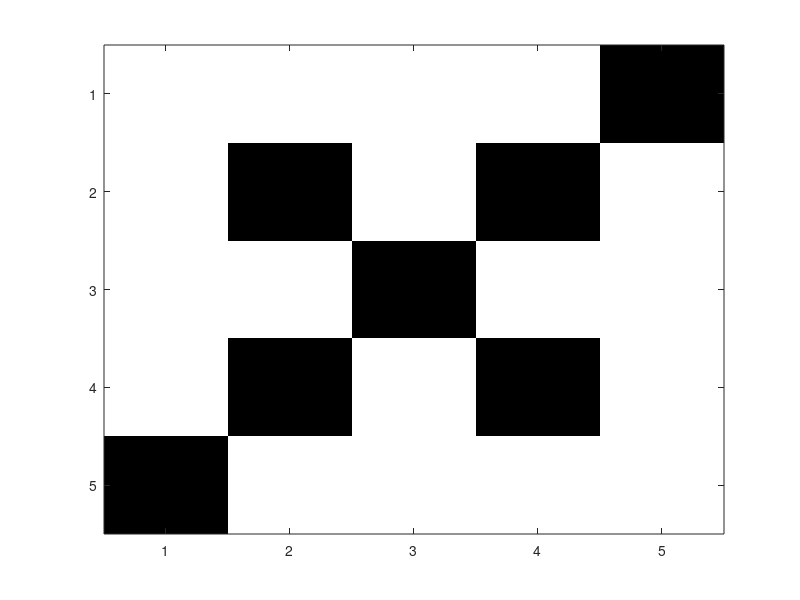

This figure's MATLAB source:
function defNrp()

n=input('3 angka nrp terakhir= ');
 
%Initial state
s=zeros(n+2,n+2);
m=floor((n+2)/2);
s(m,m)=1;
 
u=255*s(2:n+1,2:n+1);
figure(1), image(u), colormap(gray(255))
 

for iter=1:42 
    st=s;
    for i=2:n+1
        for j=2:n+1
            t_hidup=st(i-1,j-1)+st(i-1,j)+st(i-1,j+1);
            t_hidup=t_hidup+st(i,j-1)+st(i,j)+st(i,j+1);
            t_hidup=t_hidup+st(i+1,j-1)+st(i+1,j)+st(i+1,j+1);
            if(st(i,j)==0)
                if((t_hidup==1)||(t_hidup==4))
                    s(i,j)=1;
                end
            else
                if((t_hidup>5)||(t_hidup<2))
                    s(i,j)=0;
                end
            end
        end
    end
    u=255*s(2:n+1,2:n+1);
    figure(1), image(u), colormap(gray(255))
    drawnow;
end

end